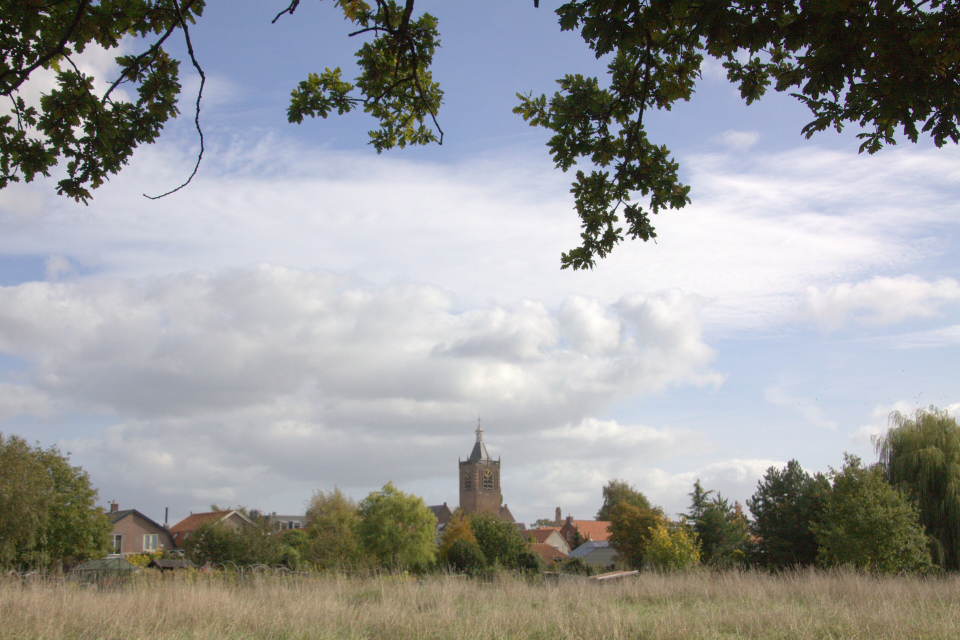
#> input picture fotos/bron/toren-weiland.jpg, 3840 x 2558 px (shown at 1/4 size); its folder holds 4 pictures in this run
$ python fotos.py
#> lines starting #> are read from the running program, lines starting #| are printed output that depends on the picture
#!/usr/bin/env python3
"""Uitsneden voor ronde 5, uit de bestaande Commons-bronnen (fotos/bron, CC BY-SA 4.0). Alleen snijden en schalen."""
from pathlib import Path
from PIL import Image
H = Path(__file__).parent
B = H.parent / 'fotos' / 'bron'
def snij(bron, box, naam, breedtes):
#> called with bron = 'toren-weiland.jpg', box = (0.285, 0.2, 0.715, 1), naam = 'toren-staand', breedtes = (640, 1000, 1400)
    im = Image.open(B / bron).convert('RGB'); w, h = im.size
#> in snij, im is the input picture: PIL image 3840x2558 RGB; mean R, G, B 153.6, 154.8, 155.1
#> after `w, h = im.size`: w = 3840; h = 2558
    s = im.crop((int(box[0]*w), int(box[1]*h), int(box[2]*w), int(box[3]*h)))
    for b in breedtes:
        if b > s.width: continue
        t = s.resize((b, round(s.height*b/s.width)), Image.LANCZOS)
        t.save(H / 'foto' / f'{naam}-{b}.webp', 'WEBP', quality=82, method=6); print(naam, b, t.size)
#> this loop made 3 passes
#| toren-staand 640 (640, 794)
#| toren-staand 1000 (1000, 1240)
#| toren-staand 1400 (1400, 1736)
snij('toren-weiland.jpg', (0.285, 0.2, 0.715, 1.0), 'toren-staand', (640, 1000, 1400))   # toren in de lucht, staand
snij('toren-weiland.jpg', (0.0, 0.42, 1.0, 0.98), 'toren-band', (960, 1600, 2400))      # brede band: weiland en toren
#> the loop in snij (call 2), `for b in breedtes:` made 3 passes
#| toren-band 960 (960, 358)
#| toren-band 1600 (1600, 597)
#| toren-band 2400 (2400, 895)
#> pass 1, in snij (call 2), `t = s.resize((b, round(s.height*b/s.width)), Image.LANCZOS)`:
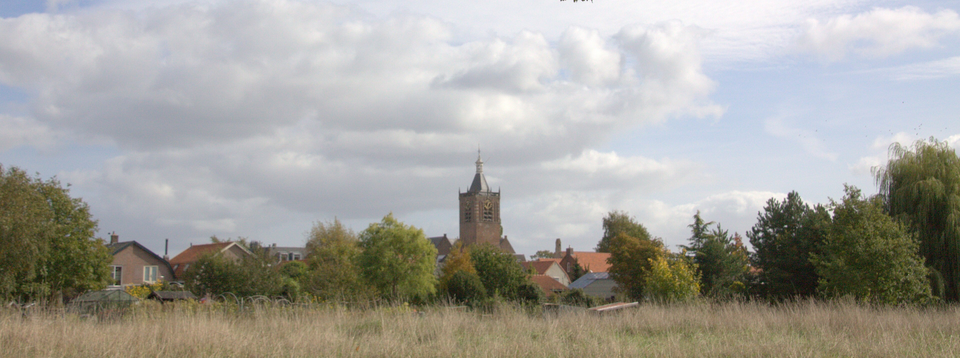
#> t: PIL image 960x358 RGB; mean R, G, B 163.8, 162.4, 156.4
snij('rk-houten.jpg', (0.12, 0.0, 0.55, 0.92), 'rk-staand', (640, 1000, 1400))         # spits van O.L.V. Houten
#> call 3 of snij, with bron = 'rk-houten.jpg', box = (0.12, 0, 0.55, 0.92), naam = 'rk-staand', breedtes = (640, 1000, 1400)
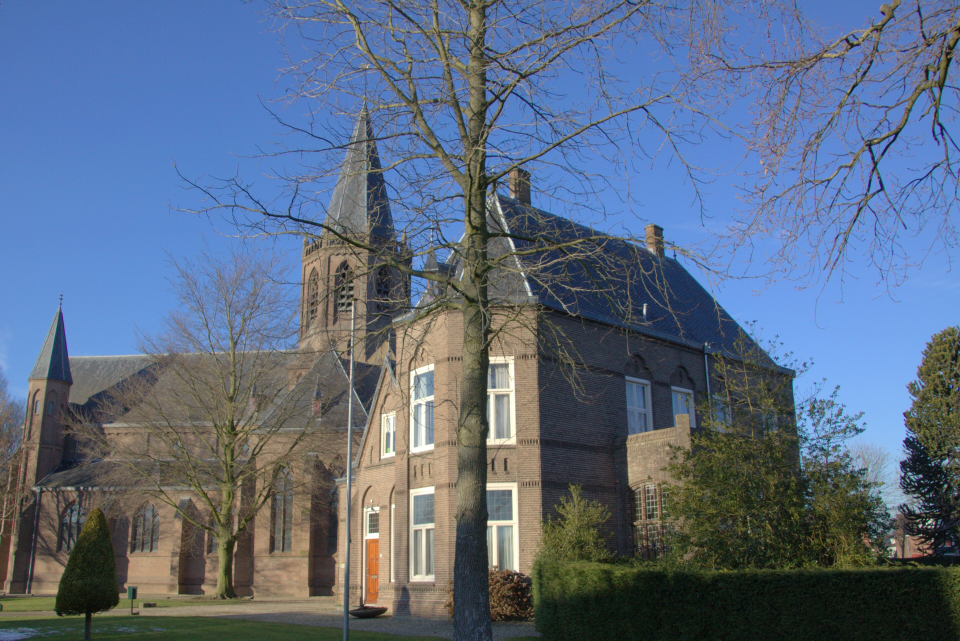
#> input picture fotos/bron/rk-houten.jpg, 3840 x 2561 px (shown at 1/4 size)
#> in snij, im is the input picture: PIL image 3840x2561 RGB; mean R, G, B 91.4, 107.2, 129.8
#> the loop in snij (call 3), `for b in breedtes:` made 3 passes
#| rk-staand 640 (640, 913)
#| rk-staand 1000 (1000, 1426)
#| rk-staand 1400 (1400, 1997)
#> pass 1, in snij (call 3), `t = s.resize((b, round(s.height*b/s.width)), Image.LANCZOS)`:
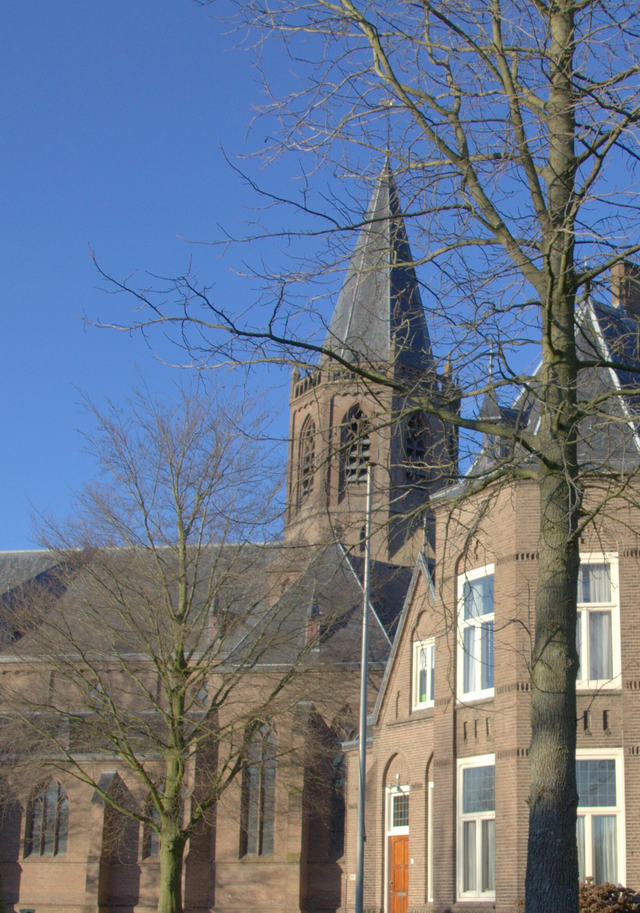
#> t: PIL image 640x913 RGB; mean R, G, B 108, 118.1, 134.9
snij('pleinkerk-deur.jpg', (0.40, 0.0, 0.985, 1.0), 'deur-licht', (420, 560))           # open deur Pleinkerk, licht door glas
#> call 4 of snij, with bron = 'pleinkerk-deur.jpg', box = (0.4, 0, 0.985, 1), naam = 'deur-licht', breedtes = (420, 560)
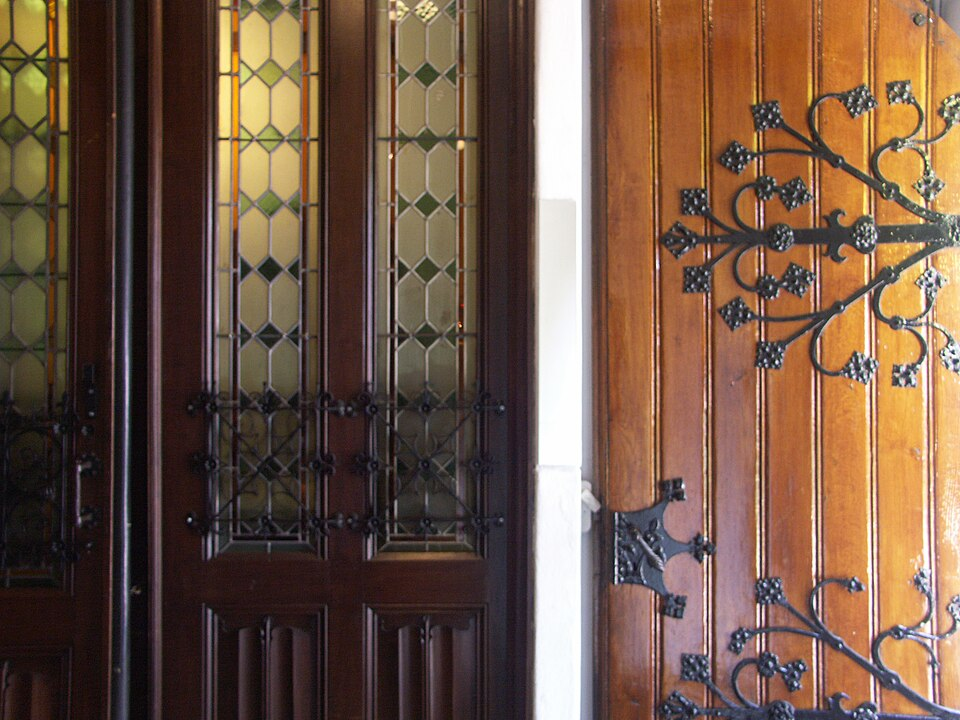
#> input picture fotos/bron/pleinkerk-deur.jpg, 960 x 720 px
#> in snij, im is the input picture: PIL image 960x720 RGB; mean R, G, B 113.6, 87.3, 69.9
#> the loop in snij (call 4), `for b in breedtes:` made 2 passes
#| deur-licht 420 (420, 539)
#| deur-licht 560 (560, 719)
#> pass 1, in snij (call 4), `t = s.resize((b, round(s.height*b/s.width)), Image.LANCZOS)`:
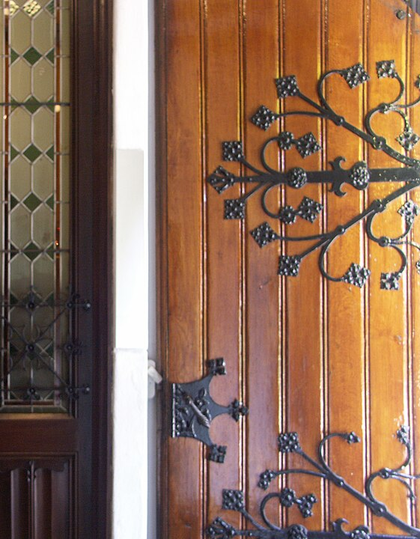
#> t: PIL image 420x539 RGB; mean R, G, B 141.9, 108.5, 87.5
snij('oude-dorp.jpg', (0.30, 0.0, 0.85, 1.0), 'oude-dorp', (500, 700))
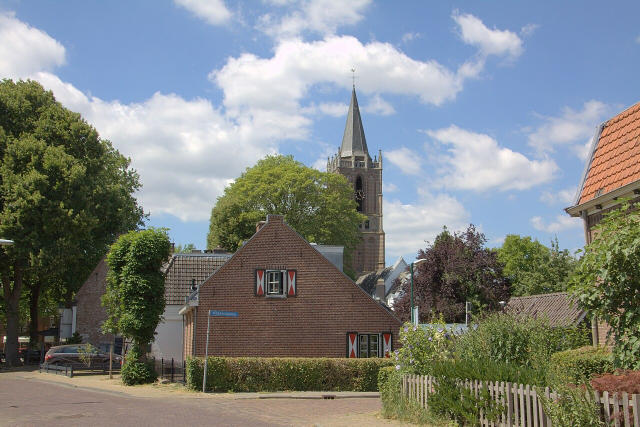
#> input picture fotos/bron/oude-dorp.jpg, 1280 x 853 px (shown at 1/2 size)
#> in snij, im is the input picture: PIL image 1280x853 RGB; mean R, G, B 126.1, 131.4, 129.7
#> in snij (call 5), `s = im.crop((int(box[0]*w), int(box[1]*h), int(box[2]*w), int(box[3]*h..`:
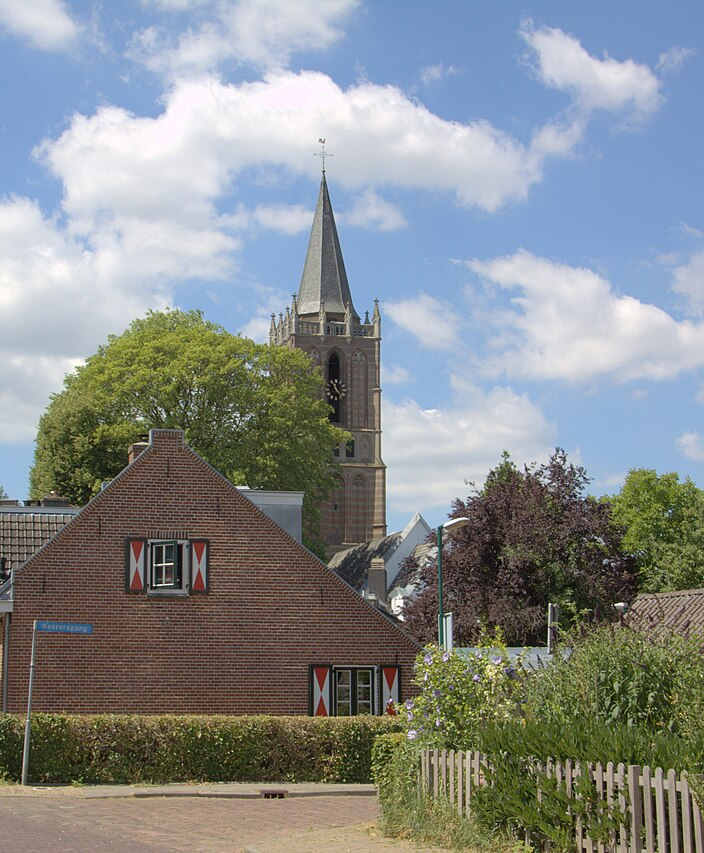
#> s: PIL image 704x853 RGB; mean R, G, B 134.3, 139.7, 140
#> the loop in snij (call 5), `for b in breedtes:` made 2 passes
#| oude-dorp 500 (500, 606)
#| oude-dorp 700 (700, 848)
